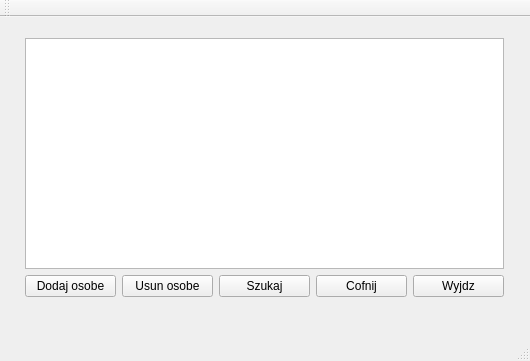
<?xml version="1.0" encoding="UTF-8"?>
<ui version="4.0">
 <class>Druzyna</class>
 <widget class="QMainWindow" name="Druzyna">
  <property name="geometry">
   <rect>
    <x>0</x>
    <y>0</y>
    <width>530</width>
    <height>361</height>
   </rect>
  </property>
  <property name="windowTitle">
   <string>Druzyna</string>
  </property>
  <widget class="QWidget" name="centralWidget">
   <widget class="QWidget" name="">
    <property name="geometry">
     <rect>
      <x>14</x>
      <y>10</y>
      <width>501</width>
      <height>281</height>
     </rect>
    </property>
    <layout class="QVBoxLayout" name="verticalLayout">
     <item>
      <widget class="QTableView" name="tableView"/>
     </item>
     <item>
      <layout class="QHBoxLayout" name="horizontalLayout">
       <item>
        <widget class="QPushButton" name="dodaj">
         <property name="text">
          <string>Dodaj osobe</string>
         </property>
        </widget>
       </item>
       <item>
        <widget class="QPushButton" name="usun">
         <property name="text">
          <string>Usun osobe</string>
         </property>
        </widget>
       </item>
       <item>
        <widget class="QPushButton" name="szukaj">
         <property name="text">
          <string>Szukaj</string>
         </property>
        </widget>
       </item>
       <item>
        <widget class="QPushButton" name="cofjnij">
         <property name="text">
          <string>Cofnij</string>
         </property>
        </widget>
       </item>
       <item>
        <widget class="QPushButton" name="wyjdz">
         <property name="text">
          <string>Wyjdz</string>
         </property>
        </widget>
       </item>
      </layout>
     </item>
    </layout>
   </widget>
  </widget>
  <widget class="QMenuBar" name="menuBar">
   <property name="geometry">
    <rect>
     <x>0</x>
     <y>0</y>
     <width>530</width>
     <height>26</height>
    </rect>
   </property>
  </widget>
  <widget class="QToolBar" name="mainToolBar">
   <attribute name="toolBarArea">
    <enum>TopToolBarArea</enum>
   </attribute>
   <attribute name="toolBarBreak">
    <bool>false</bool>
   </attribute>
  </widget>
  <widget class="QStatusBar" name="statusBar"/>
 </widget>
 <layoutdefault spacing="6" margin="11"/>
 <resources/>
 <connections>
  <connection>
   <sender>dodaj</sender>
   <signal>clicked()</signal>
   <receiver>Druzyna</receiver>
   <slot>dodaj_os()</slot>
   <hints>
    <hint type="sourcelabel">
     <x>74</x>
     <y>250</y>
    </hint>
    <hint type="destinationlabel">
     <x>78</x>
     <y>272</y>
    </hint>
   </hints>
  </connection>
  <connection>
   <sender>usun</sender>
   <signal>clicked()</signal>
   <receiver>Druzyna</receiver>
   <slot>usun_os()</slot>
   <hints>
    <hint type="sourcelabel">
     <x>191</x>
     <y>245</y>
    </hint>
    <hint type="destinationlabel">
     <x>202</x>
     <y>200</y>
    </hint>
   </hints>
  </connection>
  <connection>
   <sender>szukaj</sender>
   <signal>clicked()</signal>
   <receiver>Druzyna</receiver>
   <slot>szukaj()</slot>
   <hints>
    <hint type="sourcelabel">
     <x>279</x>
     <y>248</y>
    </hint>
    <hint type="destinationlabel">
     <x>329</x>
     <y>198</y>
    </hint>
   </hints>
  </connection>
  <connection>
   <sender>cofjnij</sender>
   <signal>clicked()</signal>
   <receiver>Druzyna</receiver>
   <slot>cofnij_do_j()</slot>
   <hints>
    <hint type="sourcelabel">
     <x>367</x>
     <y>250</y>
    </hint>
    <hint type="destinationlabel">
     <x>398</x>
     <y>197</y>
    </hint>
   </hints>
  </connection>
  <connection>
   <sender>wyjdz</sender>
   <signal>clicked()</signal>
   <receiver>Druzyna</receiver>
   <slot>close()</slot>
   <hints>
    <hint type="sourcelabel">
     <x>473</x>
     <y>256</y>
    </hint>
    <hint type="destinationlabel">
     <x>463</x>
     <y>274</y>
    </hint>
   </hints>
  </connection>
 </connections>
 <slots>
  <slot>dodaj_os()</slot>
  <slot>usun_os()</slot>
  <slot>szukaj()</slot>
  <slot>cofnij_do_j()</slot>
 </slots>
</ui>
